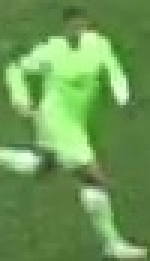
#> input picture output/cropped_img.jpg, 50 x 87 px (shown 3 times larger)
$ jupyter execute --allow-errors team_color_assignment.ipynb
#> lines starting #> are read from the running program, lines starting #| are printed output that depends on the picture; after the words box and inside, x2 and y2 are one past the last pixel; in counts of white or black regions, pixels touching at a corner belong together
[cell 1]
import cv2
import matplotlib.pyplot as plt
import numpy as np
from sklearn.cluster import KMeans

[cell 2]
img_path = "../output/cropped_img.jpg"
img = cv2.imread(img_path)
#> img is the input picture: shape (87, 50, 3); mean B, G, R 85.5, 153.1, 109.2
img = cv2.cvtColor(img, cv2.COLOR_BGR2RGB)

[cell 3]
plt.imshow(img)
plt.show()

[cell 4]
top_half_img = img[0: int(img.shape[0] / 2), :]
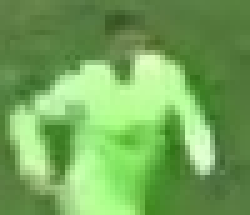
#> top_half_img: shape (43, 50, 3) (shown 5 times larger); mean R, G, B 115.5, 166.8, 89.9
plt.imshow(top_half_img)
plt.show()

[cell 5]
img_2d = top_half_img.reshape(-1, 3)
#> img_2d = 2150 rows, first 8: [99, 129, 75], [97, 127, 73], [95, 126, 69], [95, 126, 69], [98, 129, 72], [100, 131, 74], [101, 132, 73], [105, 136, 77]

kmeans = KMeans(n_clusters=2, random_state=0).fit(img_2d)

labels = kmeans.labels_
#> labels = 2150 values, max 1 at index 0, min 0 at index 527, mean 0.656

clustered_img = labels.reshape(top_half_img.shape[0], top_half_img.shape[1])
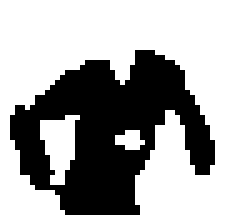
#> clustered_img: shape (43, 50) int32 (shown 5 times larger); values 0 (black) and 1 (white), 65.6% white; 1 black region, box (x1, y1, x2, y2) and area: (2, 10, 43, 43) 739

plt.imshow(clustered_img)
plt.show()

[cell 6]
cluster_corners = [clustered_img[0,0], clustered_img[0, -1], clustered_img[-1, 0], clustered_img[-1, -1]]
#> cluster_corners = [1, 1, 1, 1]
cluster_non_player = max(set(cluster_corners), key=cluster_corners.count)
#> cluster_non_player = 1
#> (the rest of this cell did not finish here and is left out)

[cell 7]
cluster_player = 1 - cluster_non_player
#> cluster_player = 0
print(cluster_player)
#| 0

[cell 8]
kmeans.cluster_centers_[cluster_player]
#> Out = [171.3, 235.7, 143.1]
